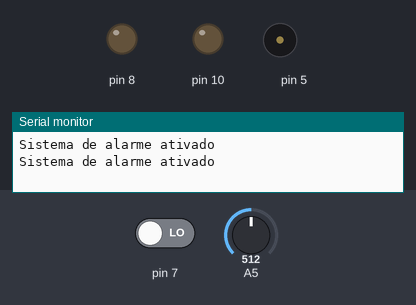
The sketch below on a simulated Arduino Uno, built with avr-gcc and run on an emulated ATmega328P. Shown: output pins drawn as LEDs (lit = HIGH), buzzer (waves = sounding), the last lines printed to the serial monitor. Inputs (shaded band) come from the test bench; at power-on: pin 7 LOW, A5 = 512.

Above: at 1.8 s.
1.9 s: pin 7 driven HIGH
At 2.5 s:
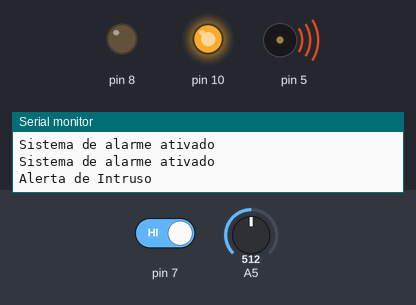
At 21.9 s:
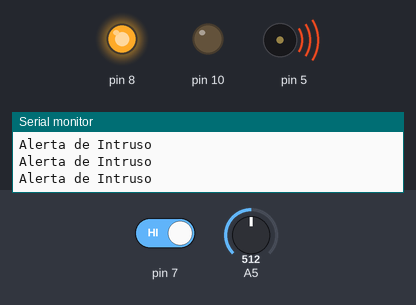
Timing chart, 0 to 45.5 s (numbered marks = the images above; inputs shaded):
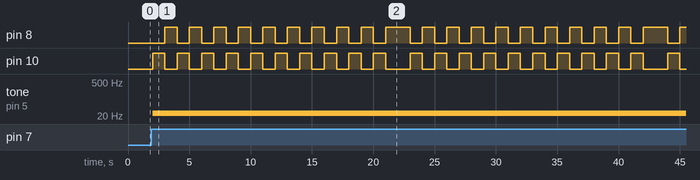

The sketch:

Alarme_noturno.ino
```cpp
// C++ code
//
int counter;

void setup()
{
  pinMode(A5, INPUT);
  Serial.begin(9600);
  pinMode(7, INPUT);
  pinMode(5, OUTPUT);
  pinMode(10, OUTPUT);
  pinMode(8, OUTPUT);
}

void loop()
{
  if (analogRead(A5) < 450) {
    Serial.println("Esta de dia");
  } else {
    Serial.println("Sistema de alarme ativado");
    if (digitalRead(7) == 1) {
      for (counter = 0; counter < 10; ++counter) {
        Serial.println("Alerta de Intruso");
        tone(5, 26, 3000); // play tone 8 (G#0 = 26 Hz)
        digitalWrite(10, HIGH);
        digitalWrite(8, LOW);
        delay(1000); // Wait for 1000 millisecond(s)
        digitalWrite(10, LOW);
        digitalWrite(8, HIGH);
        delay(1000); // Wait for 1000 millisecond(s)
      }
    }
  }
  delay(1000); // Wait for 1000 millisecond(s)
}
```

Measured:
- after the input at 1.9 s, pin 8: goes 9 × (HIGH 1.0 s, LOW 1.0 s), HIGH 2.0 s, 9 × (LOW 1.0 s, HIGH 1.0 s), LOW 1.0 s, HIGH 2.0 s, LOW 1.0 s, then HIGH, starting after 1.1 s; pin 10: LOW → HIGH after 0.10 s, then repeats every 21.0 s: 9 × (LOW 1.0 s, HIGH 1.0 s), LOW 2.0 s, HIGH 1.0 s; tone on pin 5: silent → 26 Hz after 0.10 s
